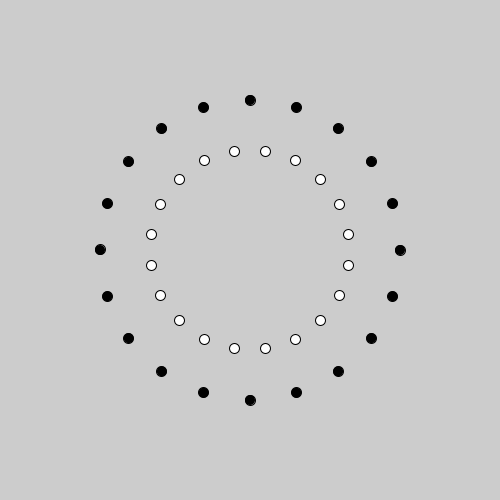
Frame 1 (no input)
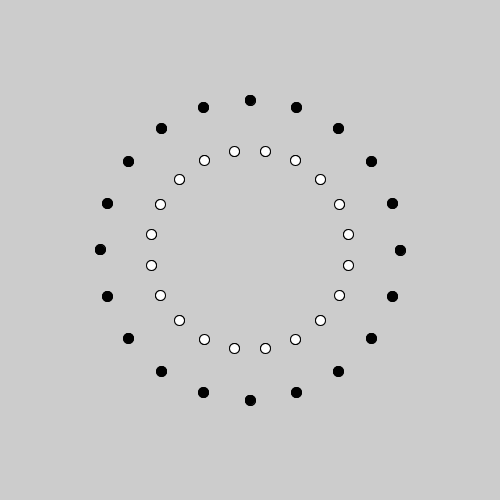
Frame 2 (the mouse pressed at the canvas centre, redrawn once)

The Processing sketch that drew these frames (run headless with seeded random() and noise(); the mouse was pressed at the canvas centre and the sketch redrawn once):

// Processing sketch: code7_6
// ── code7_6.pde
void setup(){
  size(500, 500);
  noLoop(); //draw()を１回だけ実行
}
void draw(){
  nGram(width/2, height/2, 150, 100, 20);
}
void nGram(float x, float y, float r_out, float r_in, int n){
  float[] cv_x = new float[n*2];
  float[] cv_y = new float[n*2];
  float angle = TWO_PI / (n*2); //TWO_PIは２Π=３６０度
  //外側の点
  for (int step = 0; step < n*2; step += 2){
    cv_x[step] = x + cos(step * angle) * r_out;
    cv_y[step] = y + sin(step * angle) * r_out;
    fill(0);
    ellipse(cv_x[step], cv_y[step], 10, 10);
  }
  //内側の点
  for (int step = 1; step < n*2; step += 2){
    cv_x[step] = x + cos(step * angle) * r_in;
    cv_y[step] = y + sin(step * angle) * r_in;
    fill(255);
    ellipse(cv_x[step], cv_y[step], 10, 10);
  }
  //ここにスプライン曲線を描くcode7-7を挿入
}
